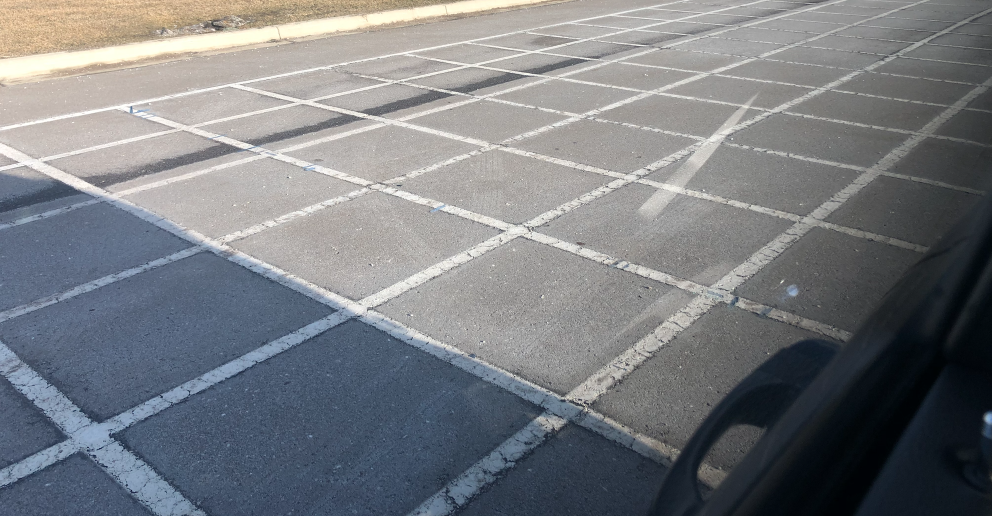
#> input picture canny/test-1.jpg, 1984 x 1032 px (shown at 1/2 size)
$ python lines-by-canny.py
#> lines starting #> are read from the running program, lines starting #| are printed output that depends on the picture; after the words box and inside, x2 and y2 are one past the last pixel; in counts of white or black regions, pixels touching at a corner belong together
# lines-by-canny.py
# Property of Opto Labs
# Copyleft license for personal use
#   Author: Alden Kane

import cv2 as cv2
import numpy as np
import math
from matplotlib import pyplot as plt

# VALUE Stash
# Hough Threshold = 150
# Canny MinVal = 180
# Canny MaxVal = 400


# Trackbar Function
def on_trackbar(val):
    # Read from Trackbars
#> called with val = 150
    trackbar_1_pos = cv2.getTrackbarPos(trackbar_1_name, win1_name)
    hough_threshold = trackbar_1_pos

    trackbar_2_pos = cv2.getTrackbarPos(trackbar_2_name, win1_name)
    canny_minval = trackbar_2_pos

    trackbar_3_pos = cv2.getTrackbarPos(trackbar_3_name, win1_name)
    canny_maxval = trackbar_3_pos

    # Read frame from image file and format frame copy for outputting
    frame = cv2.imread("./test-1.jpg")
#> frame is the input picture: shape (1032, 1984, 3); mean B, G, R 128.2, 124, 121.2
    bw_frame = cv2.cvtColor(frame, cv2.COLOR_RGB2GRAY)
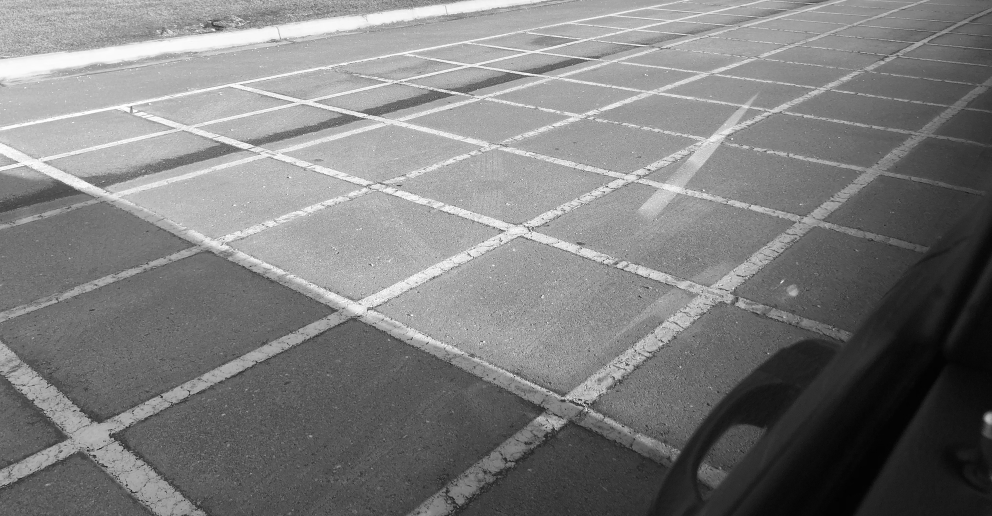
#> bw_frame: shape (1032, 1984) (shown at 1/2 size); min 0, max 255, mean 124.9
    output = frame.copy()

    # Image Operations
    while True:
        # Absolute Thresholding
        im_bw = cv2.threshold(frame, 150, 255, cv2.THRESH_BINARY)[1]
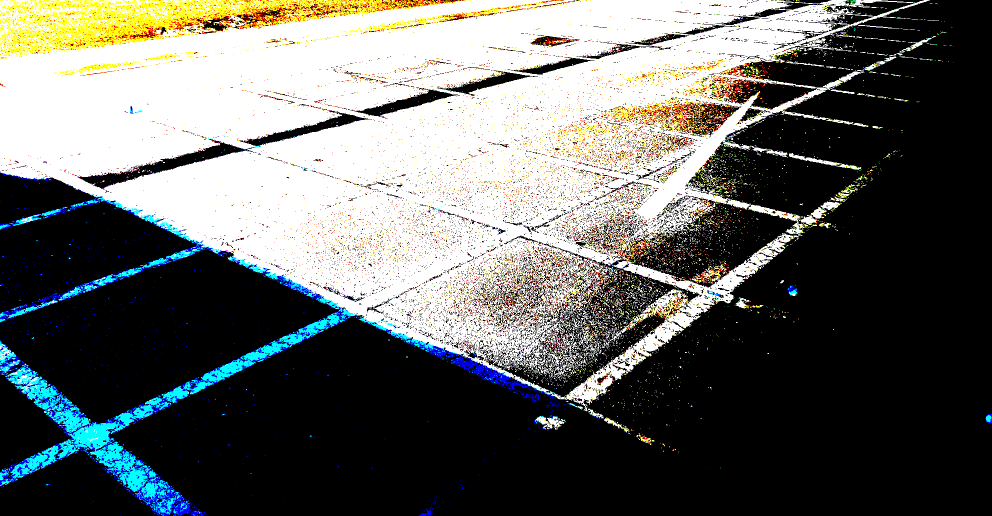
#> im_bw: shape (1032, 1984, 3) (shown at 1/2 size); mean B, G, R 98.1, 101.5, 99.4

        # Run canny method
        # Was 180, 400 w/ decent results
        edges = cv2.Canny(bw_frame, canny_minval, canny_maxval, None, 3)
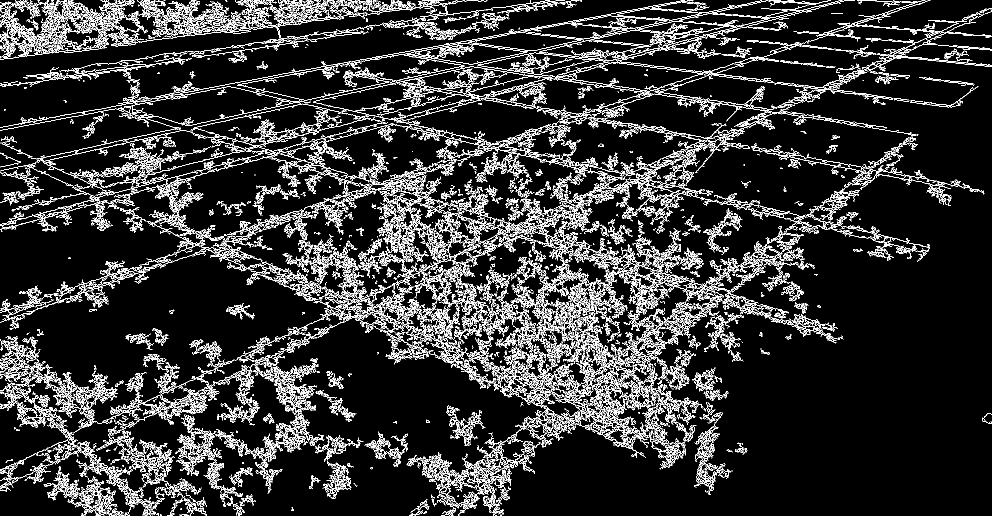
#> edges: shape (1032, 1984) (shown at 1/2 size); 12.1% white in thin lines or dots

        #  Standard Hough Line Transform
        # Was 150 for alpha with good results
        lines = cv2.HoughLines(edges, 1, np.pi / 180, hough_threshold, None, 0, 0)

        # Copy edges to image to draw lines to
        # output = cv2.cvtColor(edges, cv2.COLOR_GRAY2BGR)

        # Draw the lines
        if lines is not None:
            for i in range(0, len(lines)):
                rho = lines[i][0][0]
                theta = lines[i][0][1]
                a = math.cos(theta)
                b = math.sin(theta)
                x0 = a * rho
                y0 = b * rho
                pt1 = (int(x0 + 1000 * (-b)), int(y0 + 1000 * (a)))
                pt2 = (int(x0 - 1000 * (-b)), int(y0 - 1000 * (a)))
                cv2.line(output, pt1, pt2, (0, 0, 255), 3, cv2.LINE_AA)
#> this loop made 32000 passes
#> (rho, theta, a, b, x0, y0, pt1, pt2) on passes 1 to 3: (878, 1.12, 0.438, 0.899, 384.9, 789.1, (-513, 1227), (1283, 350)), (604, 1.24, 0.326, 0.946, 196.6, 571.1, (-748, 896), (1142, 245)), (851, 1.13, 0.423, 0.906, 359.6, 771.3, (-546, 1193), (1265, 348))
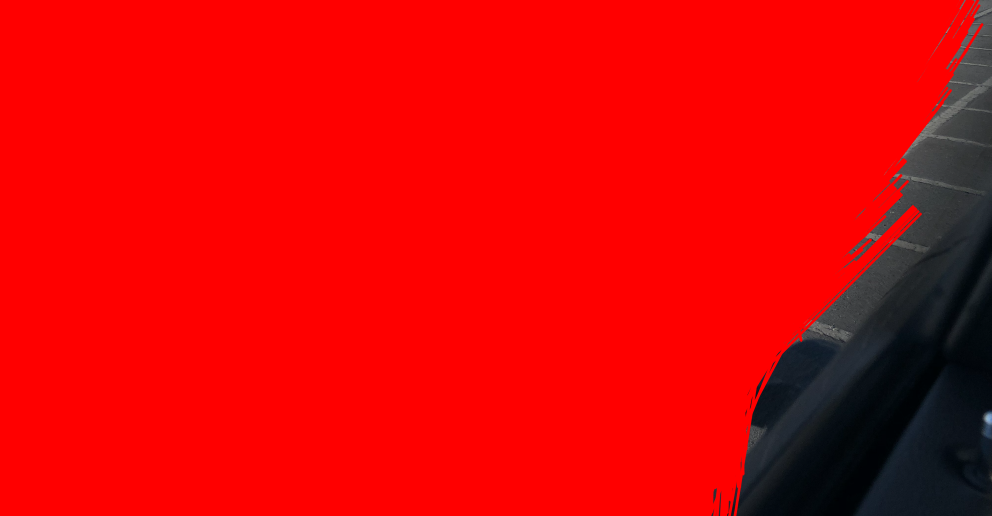
#> output: shape (1032, 1984, 3) (shown at 1/2 size); mean B, G, R 5.6, 4.9, 223.4

        # MATPLOTLIB for Sexiness
        # plt.subplot(221), plt.imshow(frame), plt.title('Frame')
        # plt.xticks([]), plt.yticks([])
        # plt.subplot(222), plt.imshow(edges), plt.title('Canny of Frame')
        # plt.xticks([]), plt.yticks([])
        # plt.subplot(223), plt.imshow(output), plt.title('Lines Detected')
        # plt.xticks([]), plt.yticks([])
        # # Fourth Window
        # # plt.subplot(224), plt.imshow(im_bw), plt.title('Absolute')
        # # plt.xticks([]), plt.yticks([])
        # plt.show()

        # OpenCV GUI Formatting
        cv2.namedWindow(win1_name, cv2.WINDOW_NORMAL)
        #cv2.resizeWindow(win1_name, 800, 450)
        cv2.moveWindow(win1_name, 0, 0)
        cv2.imshow(win1_name, output)

        # Debug Trackbar
        print('------------------------------------')
        print('Hough MaxVal: ' + str(trackbar_1_pos))
        print('Canny MinVal: ' + str(trackbar_2_pos))
        print('Canny MaxVal: ' + str(trackbar_3_pos))
        print('------------------------------------')

        return output


# Image Feed Init - Actually done in on_trackbar
img = cv2.imread("./test.jpg", cv2.IMREAD_GRAYSCALE)

# Trackbar Initialization
hough_threshold_min = 110
hough_threshold_max = 500
canny_minval_slider_max = 299
canny_maxval_slider_min = 300
canny_maxval_slider_max = 750

# Name Window
win1_name = 'Lines Detected'

# OpenCV GUI Formatting - MUST BE HERE so trackbar can initialize
cv2.namedWindow(win1_name, cv2.WINDOW_NORMAL)
cv2.resizeWindow(win1_name, 800, 450)
cv2.moveWindow(win1_name, 0, 0)

# Trackbar Formatting and Value Fetch
trackbar_1_name = 'Hough Transform Threshold x %d' % hough_threshold_max
trackbar_2_name = 'Canny Edge Detector Minval x %d' % canny_minval_slider_max
trackbar_3_name = 'Canny Edge Detector Maxval x %d' % canny_maxval_slider_max
cv2.createTrackbar(trackbar_1_name, win1_name, hough_threshold_min, hough_threshold_max, on_trackbar)
cv2.createTrackbar(trackbar_2_name, win1_name, 0, canny_minval_slider_max, on_trackbar)
cv2.createTrackbar(trackbar_3_name, win1_name, canny_maxval_slider_min, canny_maxval_slider_max, on_trackbar)

# Run on_trackbar function
autogrid = on_trackbar(val = 150)

# Wait until user press some key
cv2.waitKey()

$ run again, with canny/test-2.jpg copied over canny/test-1.jpg
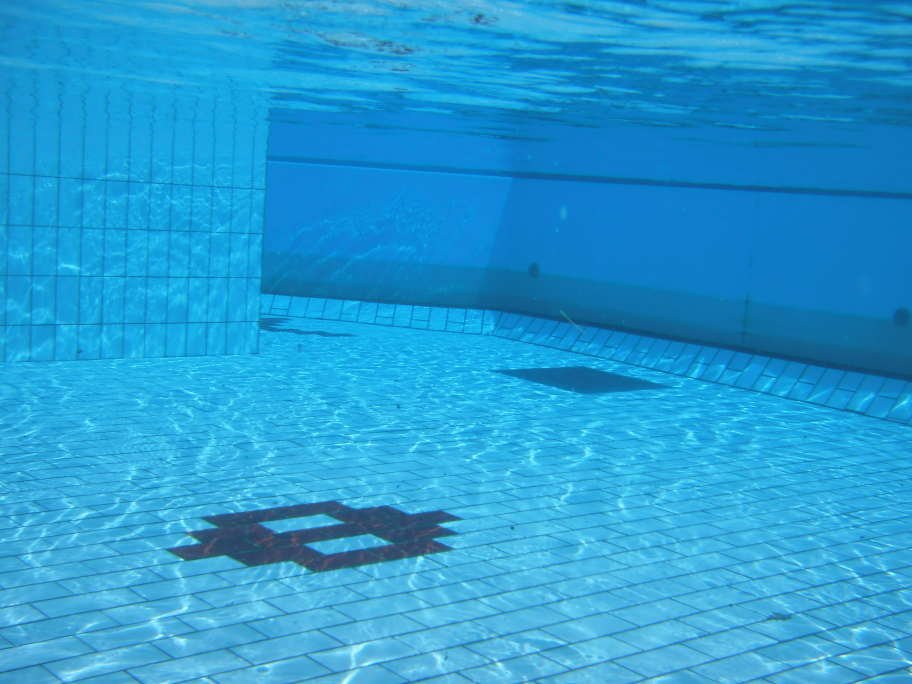
#> input picture canny/test-2.jpg, 3648 x 2736 px (shown at 1/4 size)
#> in on_trackbar, frame is the input picture: shape (2736, 3648, 3); mean B, G, R 211.5, 156.1, 38
#> in on_trackbar, `edges = cv2.Canny(bw_frame, canny_minval, canny_maxval, None, 3)`:
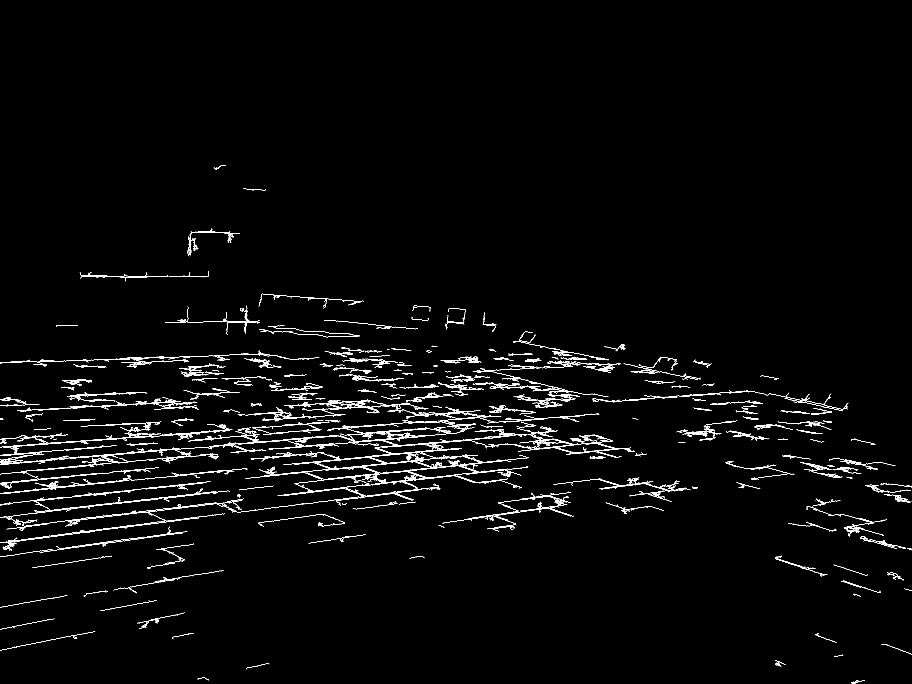
#> edges: shape (2736, 3648) (shown at 1/4 size); 1.3% white in thin lines or dots, all inside (x1, y1, x2, y2) = (0, 662, 3648, 2736)
#> the loop in on_trackbar, `for i in range(0, len(lines)):` made 5526 passes
#> (rho, theta, a, b, x0, y0, pt1, pt2) on passes 1 to 3: (1851, 1.48, 0.0872, 0.996, 161.3, 1844, (-834, 1931), (1157, 1756)), (2004, 1.47, 0.105, 0.995, 209.5, 1993, (-785, 2097), (1203, 1888)), (1883, 1.48, 0.0872, 0.996, 164.1, 1875.8, (-832, 1962), (1160, 1788))
#> after the loop in on_trackbar, `for i in range(0, len(lines)):`:
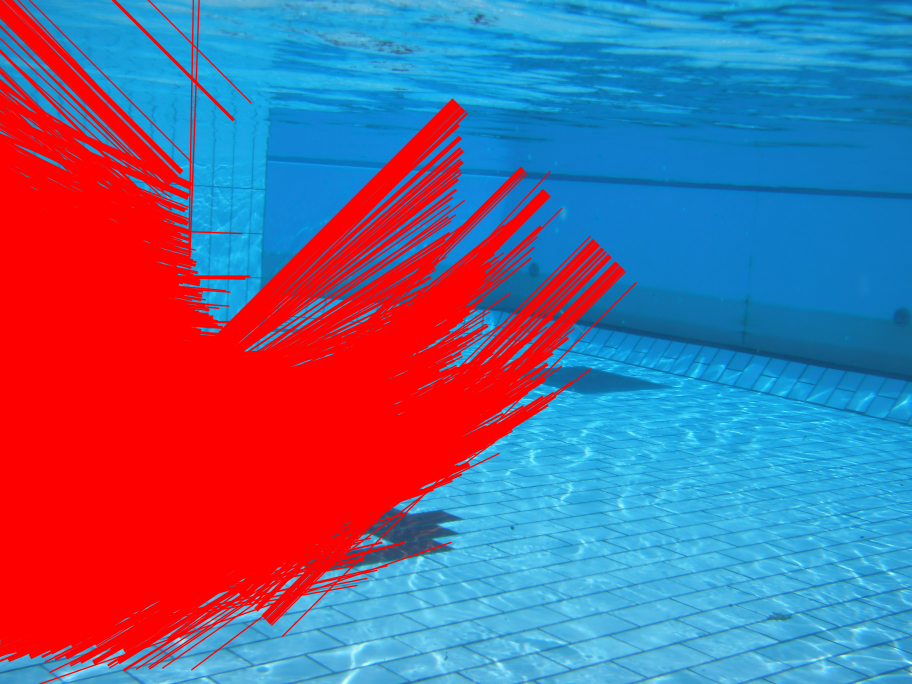
#> output: shape (2736, 3648, 3) (shown at 1/4 size); mean B, G, R 140.1, 102.2, 109.2

$ run again, with canny/test-3.jpg copied over canny/test-1.jpg
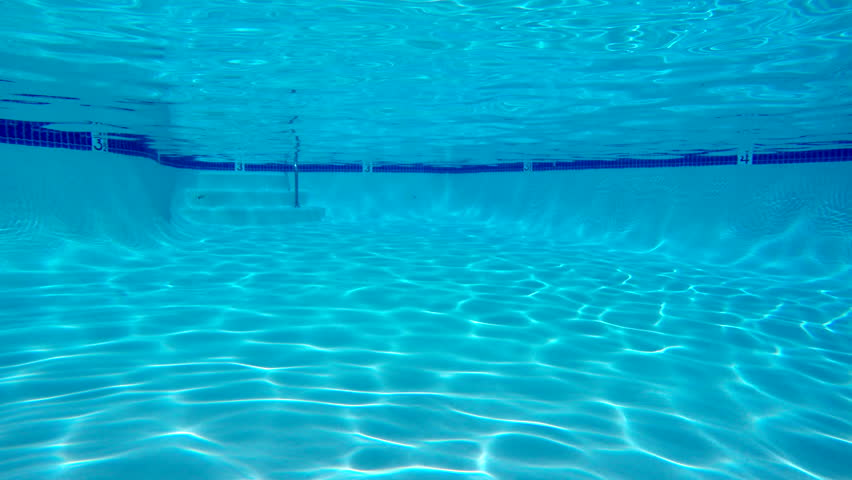
#> input picture canny/test-3.jpg, 852 x 480 px
#> in on_trackbar, frame is the input picture: shape (480, 852, 3); mean B, G, R 204.2, 168.7, 6.7
#> in on_trackbar, `edges = cv2.Canny(bw_frame, canny_minval, canny_maxval, None, 3)`:
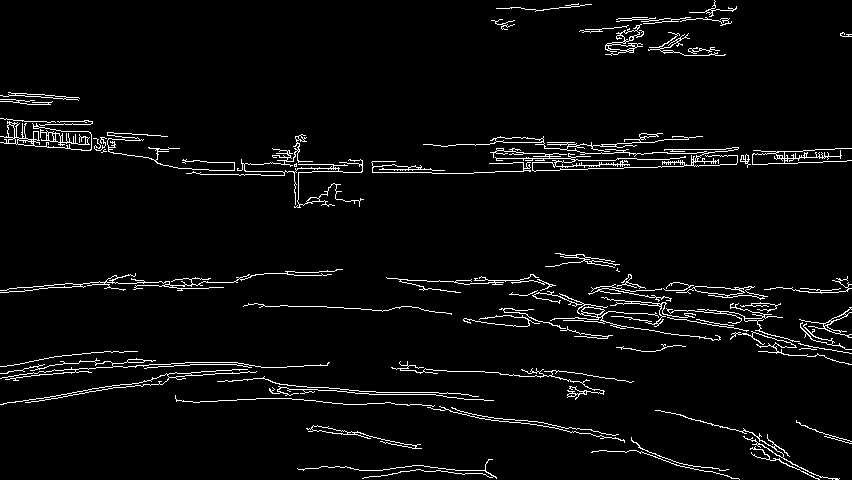
#> edges: shape (480, 852); 3.9% white in thin lines or dots
#> lines = 158 rows, first 8: [189, 1.54], [176, 1.55], [180, 1.54], [185, 1.54], [129, 1.61], [137, 1.59], [153, 1.57], [325, 1.75]
#> the loop in on_trackbar, `for i in range(0, len(lines)):` made 158 passes
#> (rho, theta, a, b, x0, y0, pt1, pt2) on passes 1 to 3: (189, 1.54, 0.0349, 0.999, 6.6, 188.9, (-992, 223), (1005, 153)), (176, 1.55, 0.0175, 1, 3.07, 176, (-996, 193), (1002, 158)), (180, 1.54, 0.0349, 0.999, 6.28, 179.9, (-993, 214), (1005, 144))
#> after the loop in on_trackbar, `for i in range(0, len(lines)):`:
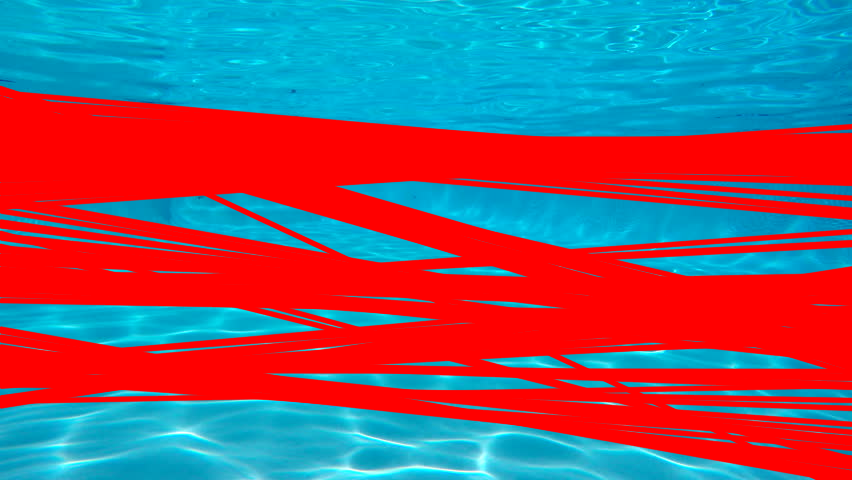
#> output: shape (480, 852, 3); mean B, G, R 106.6, 88.8, 128

$ run again, with canny/image.jpg copied over canny/test-1.jpg
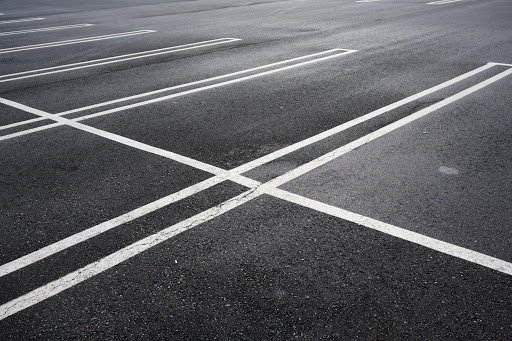
#> input picture canny/image.jpg, 512 x 341 px
#> in on_trackbar, frame is the input picture: shape (341, 512, 3); mean B, G, R 101.6, 97.2, 97
#> in on_trackbar, `edges = cv2.Canny(bw_frame, canny_minval, canny_maxval, None, 3)`:
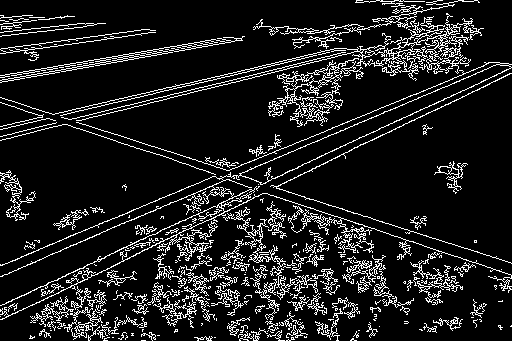
#> edges: shape (341, 512); 12% white in thin lines or dots
#> lines = 313 rows, first 8: [277, 1.13], [253, 1.17], [288, 1.12], [136, 1.33], [92, 1.88], [123, 1.34], [125, 1.34], [133, 1.33]
#> the loop in on_trackbar, `for i in range(0, len(lines)):` made 313 passes
#> (rho, theta, a, b, x0, y0, pt1, pt2) on passes 1 to 3: (277, 1.13, 0.423, 0.906, 117.1, 251, (-789, 673), (1023, -171)), (253, 1.17, 0.391, 0.921, 98.85, 232.9, (-821, 623), (1019, -157)), (288, 1.12, 0.438, 0.899, 126.3, 258.9, (-772, 697), (1025, -179))
#> after the loop in on_trackbar, `for i in range(0, len(lines)):`:
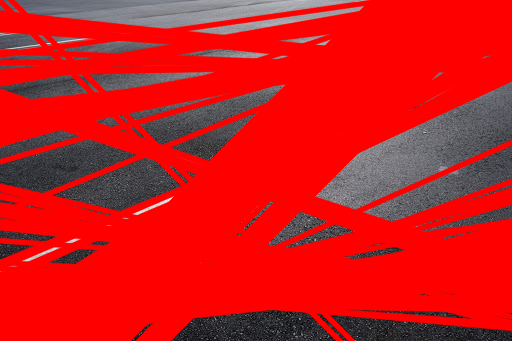
#> output: shape (341, 512, 3); mean B, G, R 26.7, 25.2, 207.1
